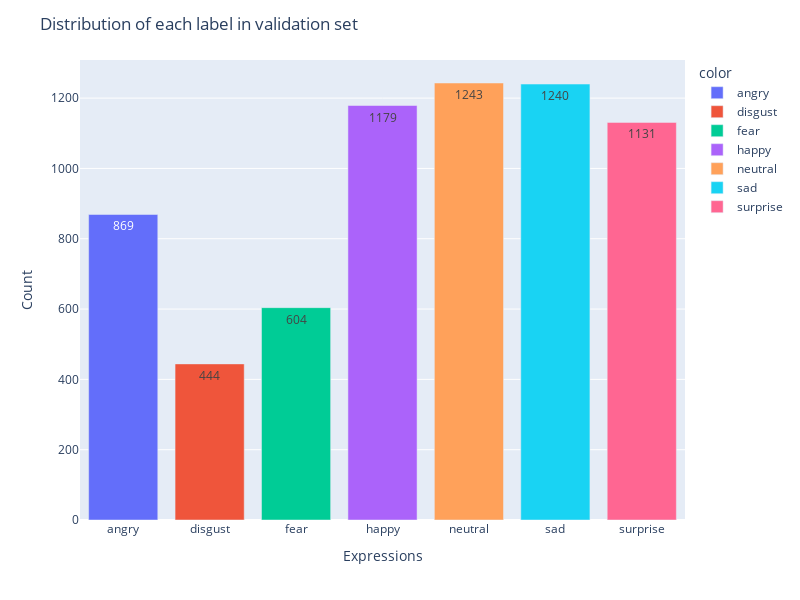

Notebook code for this chart:
### Code cell
labels = ["angry", "disgust", "fear", "happy", "neutral", "sad", "surprise"]
fig = px.bar(x=labels, y=class_count_in_validation_set, color=labels)

fig.update_layout(
    title="Distribution of each label in validation set",
    xaxis_title="Expressions",
    yaxis_title="Count",
    height=600,
    width=800,
)

fig.update_traces(texttemplate="%{y}", textposition="inside")

fig.show()

### Figure 1 — Plotly figure (JSON) as saved in the notebook; plotly's stock layout.template omitted (floating-point values rounded to 4 significant figures)
{"data": [{"alignmentgroup": "True", "hovertemplate": "color=angry<br>x=%{x}<br>y=%{y}<extra></extra>", "legendgroup": "angry", "marker": {"color": "#636efa", "pattern": {"shape": ""}}, "name": "angry", "offsetgroup": "angry", "orientation": "v", "showlegend": true, "textposition": "inside", "texttemplate": "%{y}", "type": "bar", "x": ["angry"], "xaxis": "x", "y": [869], "yaxis": "y"}, {"alignmentgroup": "True", "hovertemplate": "color=disgust<br>x=%{x}<br>y=%{y}<extra></extra>", "legendgroup": "disgust", "marker": {"color": "#EF553B", "pattern": {"shape": ""}}, "name": "disgust", "offsetgroup": "disgust", "orientation": "v", "showlegend": true, "textposition": "inside", "texttemplate": "%{y}", "type": "bar", "x": ["disgust"], "xaxis": "x", "y": [444], "yaxis": "y"}, {"alignmentgroup": "True", "hovertemplate": "color=fear<br>x=%{x}<br>y=%{y}<extra></extra>", "legendgroup": "fear", "marker": {"color": "#00cc96", "pattern": {"shape": ""}}, "name": "fear", "offsetgroup": "fear", "orientation": "v", "showlegend": true, "textposition": "inside", "texttemplate": "%{y}", "type": "bar", "x": ["fear"], "xaxis": "x", "y": [604], "yaxis": "y"}, {"alignmentgroup": "True", "hovertemplate": "color=happy<br>x=%{x}<br>y=%{y}<extra></extra>", "legendgroup": "happy", "marker": {"color": "#ab63fa", "pattern": {"shape": ""}}, "name": "happy", "offsetgroup": "happy", "orientation": "v", "showlegend": true, "textposition": "inside", "texttemplate": "%{y}", "type": "bar", "x": ["happy"], "xaxis": "x", "y": [1179], "yaxis": "y"}, {"alignmentgroup": "True", "hovertemplate": "color=neutral<br>x=%{x}<br>y=%{y}<extra></extra>", "legendgroup": "neutral", "marker": {"color": "#FFA15A", "pattern": {"shape": ""}}, "name": "neutral", "offsetgroup": "neutral", "orientation": "v", "showlegend": true, "textposition": "inside", "texttemplate": "%{y}", "type": "bar", "x": ["neutral"], "xaxis": "x", "y": [1243], "yaxis": "y"}, {"alignmentgroup": "True", "hovertemplate": "color=sad<br>x=%{x}<br>y=%{y}<extra></extra>", "legendgroup": "sad", "marker": {"color": "#19d3f3", "pattern": {"shape": ""}}, "name": "sad", "offsetgroup": "sad", "orientation": "v", "showlegend": true, "textposition": "inside", "texttemplate": "%{y}", "type": "bar", "x": ["sad"], "xaxis": "x", "y": [1240], "yaxis": "y"}, {"alignmentgroup": "True", "hovertemplate": "color=surprise<br>x=%{x}<br>y=%{y}<extra></extra>", "legendgroup": "surprise", "marker": {"color": "#FF6692", "pattern": {"shape": ""}}, "name": "surprise", "offsetgroup": "surprise", "orientation": "v", "showlegend": true, "textposition": "inside", "texttemplate": "%{y}", "type": "bar", "x": ["surprise"], "xaxis": "x", "y": [1131], "yaxis": "y"}], "layout": {"barmode": "relative", "height": 600, "legend": {"title": {"text": "color"}, "tracegroupgap": 0}, "margin": {"t": 60}, "title": {"text": "Distribution of each label in validation set"}, "width": 800, "xaxis": {"anchor": "y", "domain": [0, 1], "title": {"text": "Expressions"}}, "yaxis": {"anchor": "x", "domain": [0, 1], "title": {"text": "Count"}}}}
